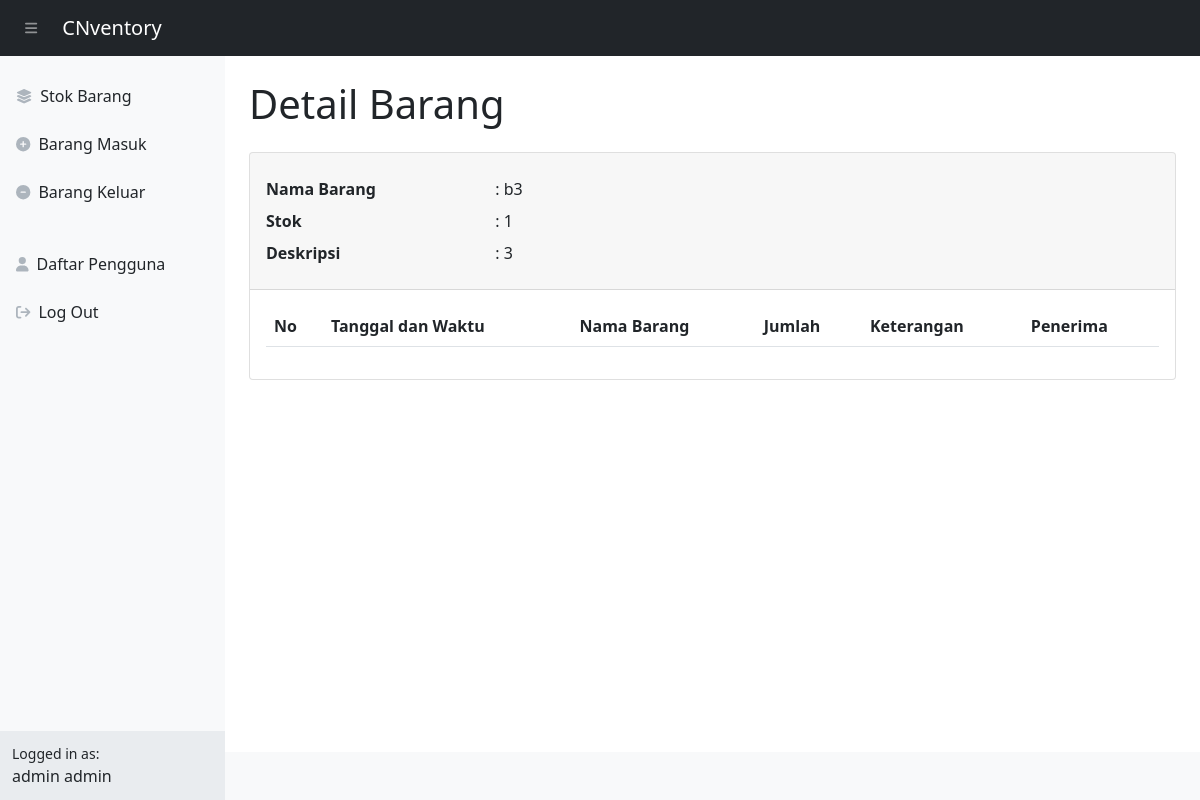
The app's page /detail_barang.php?id=31 (signed in) with its own data.
### tables this page shows
CREATE TABLE `stock` (
  `idbarang` int(11) NOT NULL,
  `namabarang` varchar(25) NOT NULL,
  `deskripsi` varchar(25) NOT NULL,
  `stock` int(11) NOT NULL
);

### detail_barang.php (the view, shortened to what this page needs)
<?php
require 'config/db_connect.php';
$id = $_GET['id'];
$sql_detail = "SELECT * FROM stock WHERE idbarang='$id'";
$result_detail = mysqli_query($conn, $sql_detail);
$data_detail = mysqli_fetch_array($result_detail);
?>
<!DOCTYPE html>
<html lang="en">
    <head>
        <link href="css/styles.css" rel="stylesheet" />
    </head>
    <body class="sb-nav-fixed">
        <?php require 'templates/topnavigation.php'; ?>
        <div id="layoutSidenav">
            <?php require 'templates/sidenavigation.php'; ?>
            <div id="layoutSidenav_content">
                <main>
                    <div class="container-fluid px-4">
                        <h1 class="my-4">Detail Barang</h1>
                        <div class="card mb-4">
                            <div class="card-header py-3">
                                <div class="row my-2">
                                    <p class="col col-md-3 fw-bold m-0">Nama Barang</p>
                                    <p class="col col-md-9 m-0">: <?php echo $data_detail['namabarang'] ?></p>
                                </div>
                                <div class="row my-2">
                                    <p class="col col-md-3 fw-bold m-0">Stok</p>
                                    <p class="col col-md-9 m-0">: <?php echo $data_detail['stock'] ?></p>
                                </div>
                                <div class="row my-2">
                                    <p class="col col-md-3 fw-bold m-0">Deskripsi</p>
                                    <p class="col col-md-9 m-0">: <?php echo $data_detail['deskripsi'] ?></p>
                                </div>
                            </div>
                            <div class="card-body">
                                <table id="datatablesSimple" class="table table-striped">
                                    <thead>
                                        <tr>
                                            <th>No</th>
                                            <th>Tanggal dan Waktu</th>
                                            <th>Nama Barang</th>
                                            <th>Jumlah</th>
                                            <th>Keterangan</th>
                                            <th>Penerima</th>
                                        </tr>
                                    </thead>
                                </table>
                            </div>
                        </div>
                    </div>
                </main>
                <?php require 'templates/footer.php'; ?>
            </div>
        </div>
        <link href="https://cdn.jsdelivr.net/npm/simple-datatables@latest/dist/style.css" rel="stylesheet" type="text/css">
    </body>
</html>

### records on screen
stock: namabarang "b3", stock "1", deskripsi "3"

### other values on screen
$_SESSION['role'] "admin"
$_SESSION['username'] "admin"
